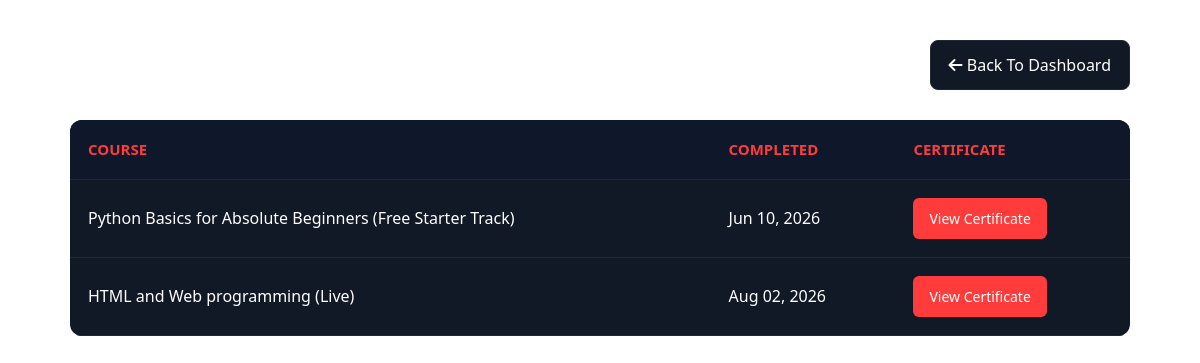
Before: /courses/my-certificates/ (signed in) with the older database file.
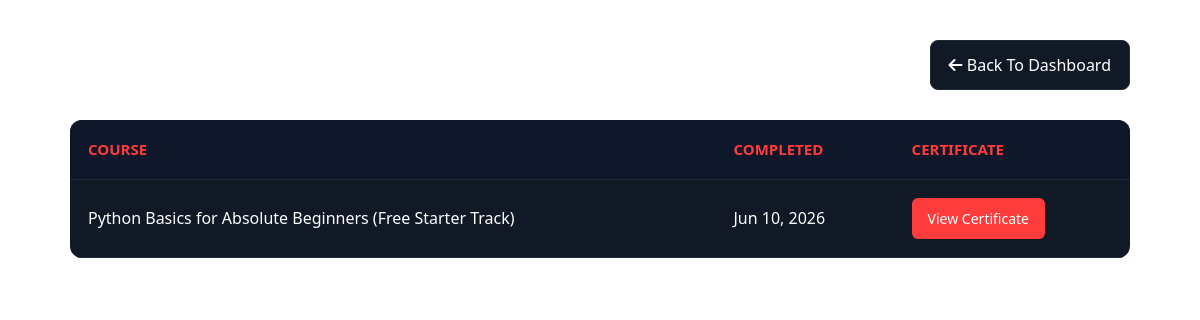
After: the same page with the newer database file.
### courses/models.py (models this page shows, shortened)
class CompletedCourse(models.Model):
    user = models.ForeignKey(User, on_delete=models.CASCADE)
    course = models.ForeignKey(Course, on_delete=models.CASCADE)
    completed_at = models.DateTimeField(auto_now_add=True)
    class Meta:
        unique_together = ["user", "course"]

class Course(models.Model):
    COURSE_TYPE = (
        ("recorded", "Recorded"),
        ("live", "Live"),
    )
    PAYMENT_TYPE = (
        ('transfer', 'transfer'),
        ('mastercard',  'Mastercard')
    )
    title = models.CharField(max_length=200)
    description = models.TextField()
    price = models.DecimalField(max_digits=8, decimal_places=2)
    payment_type = models.CharField(max_length=10, choices=PAYMENT_TYPE, default="transfer")
    course_type = models.CharField(
        max_length=10,
        choices=COURSE_TYPE,
        default="recorded"
    )
    discount_active = models.BooleanField(default=False)
    discount_percentage = models.PositiveIntegerField(
        default=0
    )
    first_200_discount = models.DecimalField(
        max_digits=5,
        decimal_places=2,
        default=0
    )
    discount_expiry = models.DateTimeField(
        null=True,
        blank=True
    )
    enrollment_open = models.DateTimeField(null=True, blank=True)
    created_at = models.DateTimeField(auto_now_add=True)

### courses/views.py (the view)
@login_required
def my_certificates(request):
    certificates = CompletedCourse.objects.filter(
        user=request.user
    ).select_related("course")
    context = {
        "certificates": certificates
    }
    return render(
        request,
        "courses/certificates/my_certificates.html",
        context
    )

### courses/templates/courses/certificates/my_certificates.html (shortened to what this page needs)
{% extends "base.html" %}
{% block css_files %}
<link rel="stylesheet" href="https://cdnjs.cloudflare.com/ajax/libs/font-awesome/6.5.0/css/all.min.css">
{% endblock %}
{% block content %}
<div class="certificates-container">
    <div class="page-top">
        <h2 class="page-title">
            <i class="fa-solid fa-certificate"></i>
        </h2>
        <a href="{% url 'courses:student_portal' %}" class="back-btn">
            <i class="fa-solid fa-arrow-left"></i>
            Back To Dashboard
        </a>
    </div>
    <div class="table-wrapper">
        <table>
            <thead>
                <tr>
                    <th>Course</th>
                    <th>Completed</th>
                    <th>Certificate</th>
                </tr>
            </thead>
            <tbody>
            {% for cert in certificates %}
                <tr>
                    <td>{{ cert.course.title }}</td>
                    <td>
                        {{ cert.completed_at|date:"M d, Y" }}
                    </td>
                    <td>
                        <a
                        href="{% url 'certificate_view' cert.id %}"
                        class="view-btn"
                        >
                            View Certificate
                        </a>
                    </td>
                </tr>
            {% endfor %}
            </tbody>
        </table>
    </div>
</div>
{% endblock %}

Changed rows visible on the page:
removed CompletedCourse: course "HTML and Web programming (Live)", completed_at "Aug 02, 2026"
